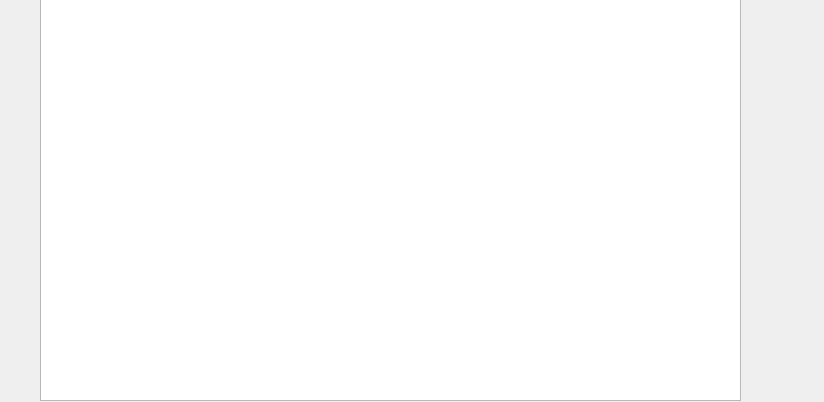
<?xml version="1.0" encoding="UTF-8"?>
<ui version="4.0">
 <class>stat_combo</class>
 <widget class="QDialog" name="stat_combo">
  <property name="geometry">
   <rect>
    <x>0</x>
    <y>0</y>
    <width>824</width>
    <height>402</height>
   </rect>
  </property>
  <property name="windowTitle">
   <string>Dialog</string>
  </property>
  <widget class="QGraphicsView" name="graphicsView">
   <property name="geometry">
    <rect>
     <x>40</x>
     <y>-10</y>
     <width>701</width>
     <height>411</height>
    </rect>
   </property>
  </widget>
 </widget>
 <resources/>
 <connections/>
</ui>
